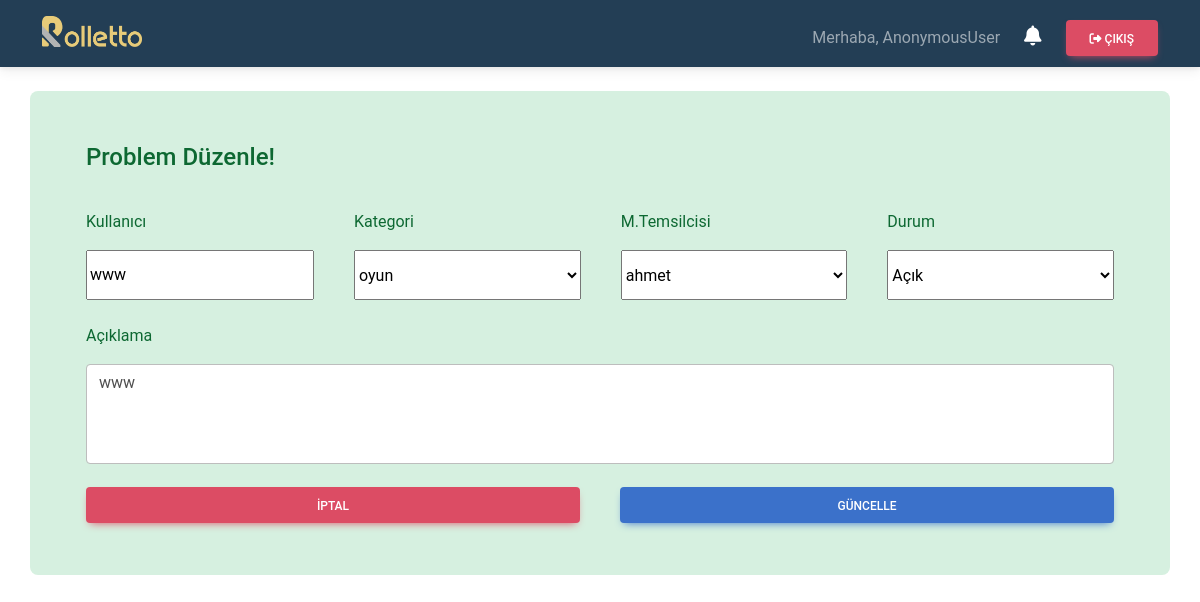
/update_problem/224, run on the app's committed database.
### base/models.py (models this page shows, shortened)
class Problem(models.Model):
    STATUS = (
            ('Açık', 'Açık'),
            ('Kapalı', 'Kapalı')
            )
    class Meta:
        ordering = ['-date_created']
    add_by = models.CharField(max_length=20,null=True)
    customer_name = models.CharField(max_length=20,null=True)
    category = models.ForeignKey(Category, null=True, on_delete=models.SET_NULL)
    user = models.ForeignKey(User, null=True, on_delete=models.SET_NULL)
    description = models.TextField(null=True, blank=True)
    status = models.CharField(max_length=200, null=True, choices=STATUS)
    date_created = models.DateTimeField(auto_now_add=True, null=True)

### base/views.py (the view)
# urls.py: path('update_problem/<str:pk>', views.updateProblem, name="update_problem"),
def updateProblem(request,pk):
    problem = Problem.objects.get(id=pk)
    form = ProblemForm(instance=problem)
    if request.method == 'POST':
        form = ProblemForm(request.POST, instance=problem)
        if form.is_valid:
            form.save()
            return redirect('/')
    context = {'form':form}
    return render(request, 'base/update_problem.html', context)

### base/forms.py
class ProblemForm(forms.ModelForm):
    category = forms.ModelChoiceField(
        queryset= Category.objects.all(),
        empty_label='Kategori Seç',
        label='Kategori Seç',
    )
    user = forms.ModelChoiceField(
        queryset= User.objects.all(),
        empty_label='M.Temsilcisi',
        label='M.Temsilcisi'
    )
    status = forms.ChoiceField(choices=Problem.STATUS, label='Durum', required=True)
    class Meta:
        model = Problem
        fields = ['customer_name', 'category', 'user', 'description', 'status', 'add_by']
        widgets = {
            'customer_name': forms.TextInput(attrs={'placeholder': 'Kullanıcı Adı'}),
            'description': forms.Textarea(attrs={'placeholder': 'Açıklama gir','style':'resize:none;', 'class':'form-control'}),
        }

### base/models.py (called while the page is built)
    def __str__(self):
        return self.name

### base/templates/base/update_problem.html (shortened to what this page needs)
{% extends 'base/main.html' %}
{% block content %}
    <div class="alert alert-success container mt-4" role="alert">
        <div class="row">
            <div class="col-md-12">
                <div class="p-4">
                    <form action="" method='POST'>
                        <div class="row">
                            <div class="form-floating m-2 d-grid" style='height:50px'>
                                <h4 class="alert-heading">Problem Düzenle!</h4>
                            </div>
                            <div class="col-md form-floating m-2 d-grid" style='height:50px'>
                                <p>Kullanıcı</p>
                                <div class="d-grid" style="height:50px">{{form.customer_name}}</div>
                            </div>
                            <div class="col-md form-floating m-2 d-grid" style='height:50px'>
                                <p>Kategori</p>
                                <div class="d-grid" style="height:50px">{{form.category}}</div>
                            </div>
                            <div class="col-md form-floating m-2 d-grid" style='height:50px'>
                                <p>M.Temsilcisi</p>
                                <div class="d-grid" style="height:50px">{{form.user}}</div>
                            </div>
                            <div class="col-md form-floating m-2 d-grid" style='height:50px'>
                                <p>Durum</p>
                                <div class="d-grid" style="height:50px">{{form.status}}</div>
                            </div>
                        </div>
                        <div class="row mt-5">
                            <div class="col-md m-2 d-grid" style='height:100px;'>
                                <p>Açıklama</p>
                                <div class="d-grid" style="height:100px">{{form.description}}</div>
                            </div>
                        </div>
                        <div class="row mt-5">
                            <div class="col-md m-2 d-grid">
                                <a class="btn btn-danger" href="{% url 'user' %}">İptal</a>
                            </div>
                            <div class="col-md m-2 d-grid">
                                <button class="btn btn-primary" type="submit" name="Problem Düzenle">Güncelle</button>
                            </div>
                        </div>
                    </form>
                </div>
            </div>
        </div>
    </div>
{% endblock content %}

### data on the page
Problem: customer_name "www", category "oyun", user "ahmet", status "Açık", description "www"

### other printed values
{{ request.user }} "AnonymousUser"
